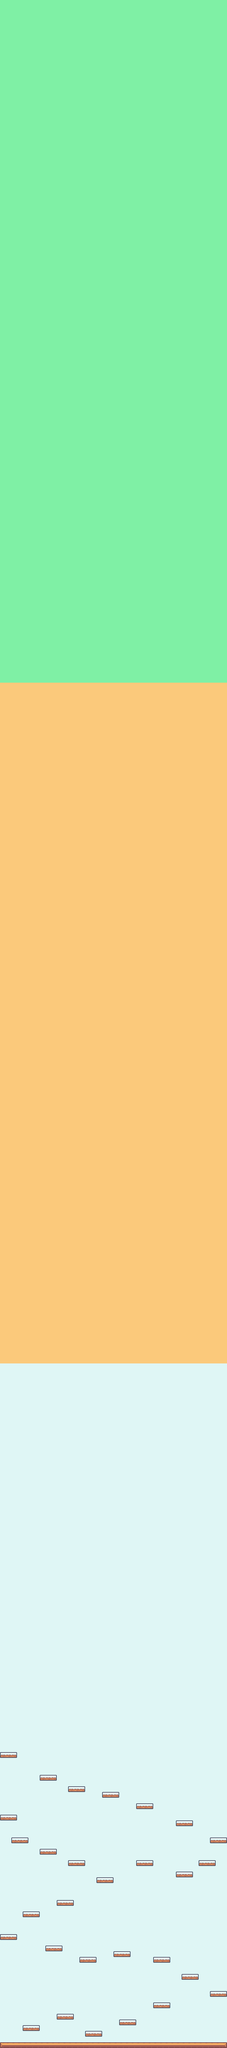

Rendered tile map (Tiled .tmx) drawn with the repository's tilesets; below, a short description and the map source with its tile grids summarised:
An orthogonal 40x360 tile map with 18x18 px tiles, 2 tile layers (Background, Platforms), 2 tilesets.

<map version="1.10" tiledversion="1.10.2" orientation="orthogonal" renderorder="right-down" width="40" height="360" tilewidth="18" tileheight="18" infinite="0" nextlayerid="3" nextobjectid="1">
 <tileset firstgid="1" name="tilemap_packed" tilewidth="18" tileheight="18" tilecount="180" columns="20">
  <image source="tilemap_packed.png" width="360" height="162" />
  <tile id="0">
   <properties>
    <property name="collides" type="bool" value="true" />
   </properties>
  </tile>
  <tile id="1">
   <properties>
    <property name="collides" type="bool" value="true" />
   </properties>
  </tile>
  <tile id="2">
   <properties>
    <property name="collides" type="bool" value="true" />
   </properties>
  </tile>
  <tile id="3">
   <properties>
    <property name="collides" type="bool" value="true" />
   </properties>
  </tile>
  <tile id="16">
   <properties>
    <property name="collides" type="bool" value="false" />
   </properties>
  </tile>
  <tile id="17">
   <properties>
    <property name="collides" type="bool" value="false" />
   </properties>
  </tile>
  <tile id="18">
   <properties>
    <property name="collides" type="bool" value="false" />
   </properties>
  </tile>
  <tile id="19">
   <properties>
    <property name="collides" type="bool" value="false" />
   </properties>
  </tile>
  <tile id="20">
   <properties>
    <property name="collides" type="bool" value="true" />
   </properties>
  </tile>
  <tile id="21">
   <properties>
    <property name="collides" type="bool" value="true" />
   </properties>
  </tile>
  <tile id="22">
   <properties>
    <property name="collides" type="bool" value="true" />
   </properties>
  </tile>
  <tile id="23">
   <properties>
    <property name="collides" type="bool" value="true" />
   </properties>
  </tile>
  <tile id="36">
   <properties>
    <property name="collides" type="bool" value="false" />
   </properties>
  </tile>
  <tile id="37">
   <properties>
    <property name="collides" type="bool" value="false" />
   </properties>
  </tile>
  <tile id="38">
   <properties>
    <property name="collides" type="bool" value="false" />
   </properties>
  </tile>
  <tile id="39">
   <properties>
    <property name="collides" type="bool" value="false" />
   </properties>
  </tile>
  <tile id="40">
   <properties>
    <property name="collides" type="bool" value="true" />
   </properties>
  </tile>
  <tile id="41">
   <properties>
    <property name="collides" type="bool" value="true" />
   </properties>
  </tile>
  <tile id="42">
   <properties>
    <property name="collides" type="bool" value="true" />
   </properties>
  </tile>
  <tile id="43">
   <properties>
    <property name="collides" type="bool" value="true" />
   </properties>
  </tile>
  <tile id="47">
   <properties>
    <property name="collides" type="bool" value="false" />
   </properties>
  </tile>
  <tile id="48">
   <properties>
    <property name="collides" type="bool" value="false" />
   </properties>
  </tile>
  <tile id="49">
   <properties>
    <property name="collides" type="bool" value="false" />
   </properties>
  </tile>
  <tile id="50">
   <properties>
    <property name="collides" type="bool" value="false" />
   </properties>
  </tile>
  <tile id="56">
   <properties>
    <property name="collides" type="bool" value="false" />
   </properties>
  </tile>
  <tile id="57">
   <properties>
    <property name="collides" type="bool" value="false" />
   </properties>
  </tile>
  <tile id="58">
   <properties>
    <property name="collides" type="bool" value="false" />
   </properties>
  </tile>
  <tile id="59">
   <properties>
    <property name="collides" type="bool" value="false" />
   </properties>
  </tile>
  <tile id="60">
   <properties>
    <property name="collides" type="bool" value="true" />
   </properties>
  </tile>
  <tile id="61">
   <properties>
    <property name="collides" type="bool" value="true" />
   </properties>
  </tile>
  <tile id="62">
   <properties>
    <property name="collides" type="bool" value="true" />
   </properties>
  </tile>
  <tile id="63">
   <properties>
    <property name="collides" type="bool" value="true" />
   </properties>
  </tile>
  <tile id="68">
   <properties>
    <property name="death" type="bool" value="true" />
   </properties>
  </tile>
  <tile id="76">
   <properties>
    <property name="collides" type="bool" value="false" />
   </properties>
  </tile>
  <tile id="77">
   <properties>
    <property name="collides" type="bool" value="false" />
   </properties>
  </tile>
  <tile id="78">
   <properties>
    <property name="collides" type="bool" value="false" />
   </properties>
  </tile>
  <tile id="79">
   <properties>
    <property name="collides" type="bool" value="false" />
   </properties>
  </tile>
  <tile id="80">
   <properties>
    <property name="collides" type="bool" value="true" />
   </properties>
  </tile>
  <tile id="81">
   <properties>
    <property name="collides" type="bool" value="true" />
   </properties>
  </tile>
  <tile id="82">
   <properties>
    <property name="collides" type="bool" value="true" />
   </properties>
  </tile>
  <tile id="83">
   <properties>
    <property name="collides" type="bool" value="true" />
   </properties>
  </tile>
  <tile id="100">
   <properties>
    <property name="collides" type="bool" value="true" />
   </properties>
  </tile>
  <tile id="101">
   <properties>
    <property name="collides" type="bool" value="true" />
   </properties>
  </tile>
  <tile id="102">
   <properties>
    <property name="collides" type="bool" value="true" />
   </properties>
  </tile>
  <tile id="103">
   <properties>
    <property name="collides" type="bool" value="true" />
   </properties>
  </tile>
  <tile id="107">
   <properties>
    <property name="touch" type="bool" value="true" />
   </properties>
  </tile>
  <tile id="108">
   <properties>
    <property name="touch" type="bool" value="true" />
   </properties>
  </tile>
  <tile id="120">
   <properties>
    <property name="collides" type="bool" value="true" />
   </properties>
  </tile>
  <tile id="121">
   <properties>
    <property name="collides" type="bool" value="true" />
   </properties>
  </tile>
  <tile id="122">
   <properties>
    <property name="collides" type="bool" value="true" />
   </properties>
  </tile>
  <tile id="123">
   <properties>
    <property name="collides" type="bool" value="true" />
   </properties>
  </tile>
  <tile id="140">
   <properties>
    <property name="collides" type="bool" value="true" />
   </properties>
  </tile>
  <tile id="141">
   <properties>
    <property name="collides" type="bool" value="true" />
   </properties>
  </tile>
  <tile id="142">
   <properties>
    <property name="collides" type="bool" value="true" />
   </properties>
  </tile>
  <tile id="143">
   <properties>
    <property name="collides" type="bool" value="true" />
   </properties>
  </tile>
  <tile id="153">
   <properties>
    <property name="collides" type="bool" value="false" />
   </properties>
  </tile>
  <tile id="154">
   <properties>
    <property name="collides" type="bool" value="false" />
   </properties>
  </tile>
  <tile id="155">
   <properties>
    <property name="collides" type="bool" value="false" />
   </properties>
  </tile>
  <tile id="156">
   <properties>
    <property name="collides" type="bool" value="false" />
   </properties>
  </tile>
 </tileset>
 <tileset firstgid="181" name="tilemap-backgrounds_packed" tilewidth="18" tileheight="18" tilecount="40" columns="10">
  <image source="tilemap-backgrounds_packed.png" width="192" height="72" />
 </tileset>
 <layer id="1" name="Background" width="40" height="360">
  <data>[14400 cells, 14400 non-empty, 10 distinct tile ids]</data>
 </layer>
 <layer id="2" name="Platforms" width="40" height="360">
  <data>[14400 cells, 127 non-empty, 6 distinct tile ids]</data>
 </layer>
</map>
